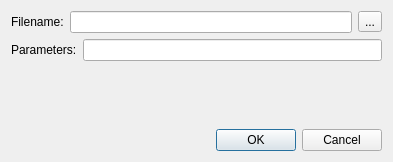
<?xml version="1.0" encoding="UTF-8"?>
<ui version="4.0">
 <class>SelectFileDialog</class>
 <widget class="QDialog" name="SelectFileDialog">
  <property name="geometry">
   <rect>
    <x>0</x>
    <y>0</y>
    <width>393</width>
    <height>162</height>
   </rect>
  </property>
  <property name="windowTitle">
   <string>Select File</string>
  </property>
  <layout class="QVBoxLayout" name="verticalLayout">
   <item>
    <layout class="QHBoxLayout" name="horizontalLayout">
     <item>
      <widget class="QLabel" name="label">
       <property name="text">
        <string>Filename:</string>
       </property>
      </widget>
     </item>
     <item>
      <widget class="QLineEdit" name="lneFilename"/>
     </item>
     <item>
      <widget class="QToolButton" name="toolButton">
       <property name="text">
        <string>...</string>
       </property>
      </widget>
     </item>
    </layout>
   </item>
   <item>
    <layout class="QHBoxLayout" name="horizontalLayout_2">
     <item>
      <widget class="QLabel" name="label_2">
       <property name="text">
        <string>Parameters:</string>
       </property>
      </widget>
     </item>
     <item>
      <widget class="QLineEdit" name="lneParameters"/>
     </item>
    </layout>
   </item>
   <item>
    <spacer name="verticalSpacer">
     <property name="orientation">
      <enum>Qt::Vertical</enum>
     </property>
     <property name="sizeHint" stdset="0">
      <size>
       <width>20</width>
       <height>36</height>
      </size>
     </property>
    </spacer>
   </item>
   <item>
    <layout class="QHBoxLayout" name="horizontalLayout_3">
     <item>
      <spacer name="horizontalSpacer">
       <property name="orientation">
        <enum>Qt::Horizontal</enum>
       </property>
       <property name="sizeHint" stdset="0">
        <size>
         <width>40</width>
         <height>20</height>
        </size>
       </property>
      </spacer>
     </item>
     <item>
      <widget class="QPushButton" name="btnOk">
       <property name="text">
        <string>OK</string>
       </property>
      </widget>
     </item>
     <item>
      <widget class="QPushButton" name="btnCancel">
       <property name="text">
        <string>Cancel</string>
       </property>
      </widget>
     </item>
    </layout>
   </item>
  </layout>
 </widget>
 <resources/>
 <connections>
  <connection>
   <sender>btnCancel</sender>
   <signal>clicked()</signal>
   <receiver>SelectFileDialog</receiver>
   <slot>close()</slot>
   <hints>
    <hint type="sourcelabel">
     <x>342</x>
     <y>130</y>
    </hint>
    <hint type="destinationlabel">
     <x>196</x>
     <y>80</y>
    </hint>
   </hints>
  </connection>
 </connections>
</ui>
